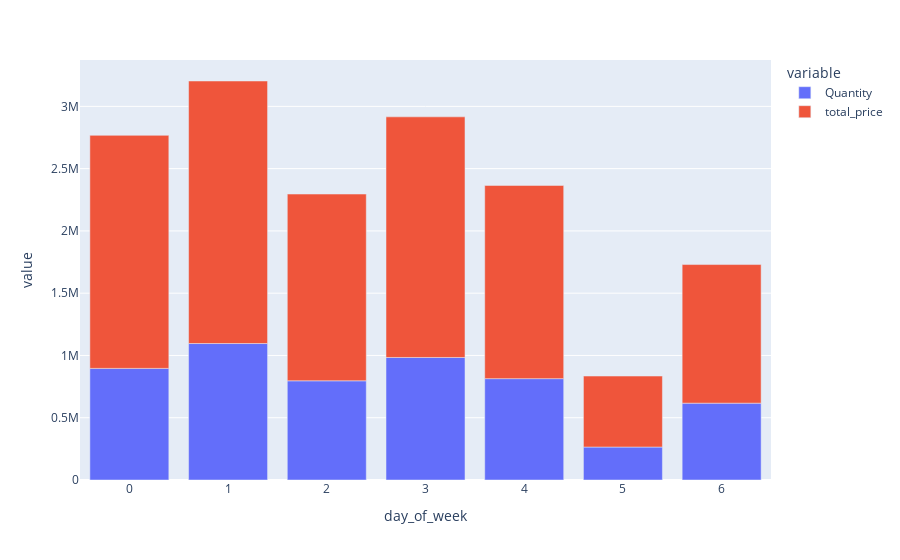

This figure's notebook cell:
### Markdown cell above
### Day of Week

### Code cell
day_of_week = pd.pivot_table(dfp, values=['Quantity', 'total_price'], index=['day_of_week'],
                    aggfunc={'Quantity': sum,
                             'total_price': sum})
fig = px.bar(day_of_week, y=['Quantity', 'total_price'])
fig.show()

### Figure 1 — Plotly figure (JSON) as saved in the notebook; plotly's stock layout.template omitted (floating-point values rounded to 4 significant figures)
{"data": [{"alignmentgroup": "True", "hovertemplate": "variable=Quantity<br>day_of_week=%{x}<br>value=%{y}<extra></extra>", "legendgroup": "Quantity", "marker": {"color": "#636efa", "pattern": {"shape": ""}}, "name": "Quantity", "offsetgroup": "Quantity", "orientation": "v", "showlegend": true, "textposition": "auto", "type": "bar", "x": [0, 1, 2, 3, 4, 5, 6], "xaxis": "x", "y": [896262, 1095772, 796417, 983785, 813810, 264674, 616913], "yaxis": "y"}, {"alignmentgroup": "True", "hovertemplate": "variable=total_price<br>day_of_week=%{x}<br>value=%{y}<extra></extra>", "legendgroup": "total_price", "marker": {"color": "#EF553B", "pattern": {"shape": ""}}, "name": "total_price", "offsetgroup": "total_price", "orientation": "v", "showlegend": true, "textposition": "auto", "type": "bar", "x": [0, 1, 2, 3, 4, 5, 6], "xaxis": "x", "y": [1871000.0, 2108000.0, 1499000.0, 1932000.0, 1551000.0, 569900.0, 1113000.0], "yaxis": "y"}], "layout": {"barmode": "relative", "legend": {"title": {"text": "variable"}, "tracegroupgap": 0}, "margin": {"t": 60}, "xaxis": {"anchor": "y", "domain": [0, 1], "title": {"text": "day_of_week"}}, "yaxis": {"anchor": "x", "domain": [0, 1], "title": {"text": "value"}}}}
